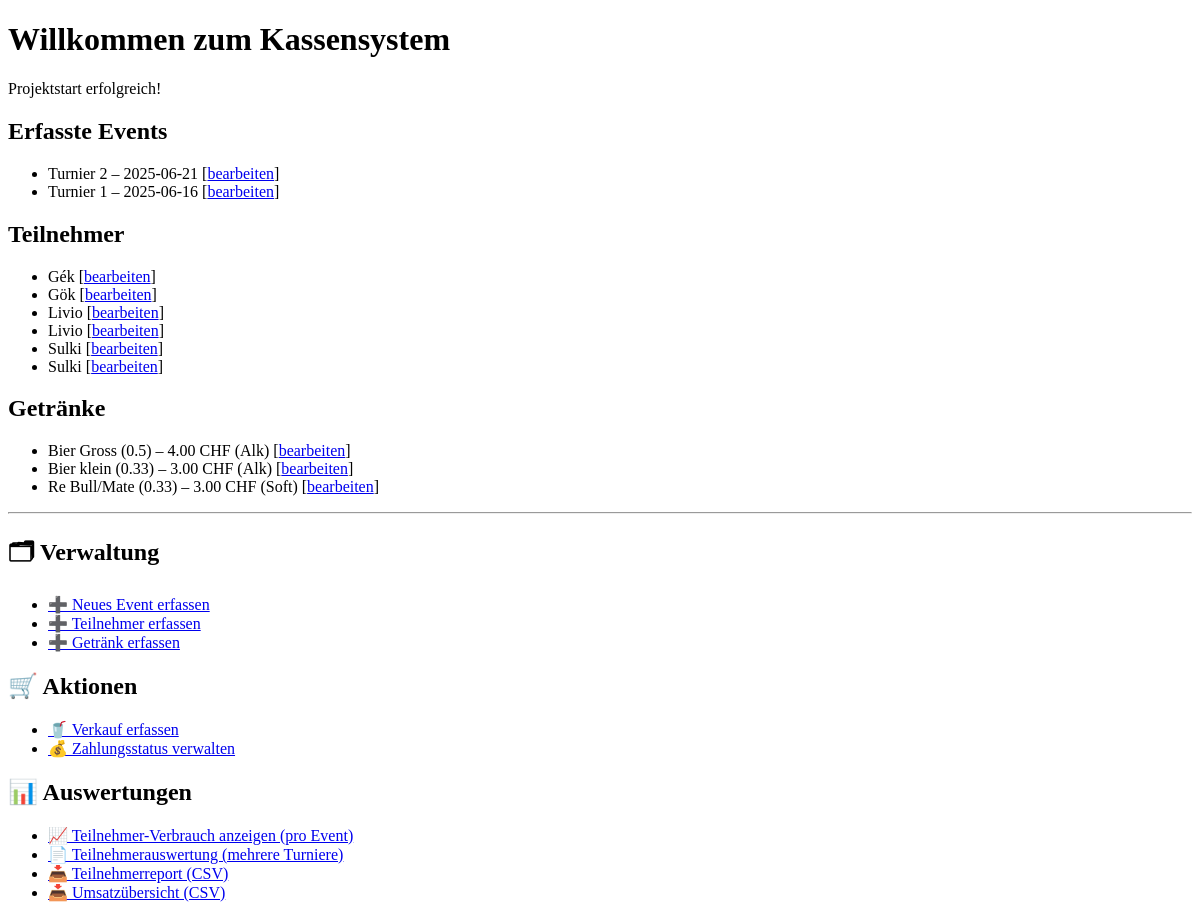
Before: / with the older database file.
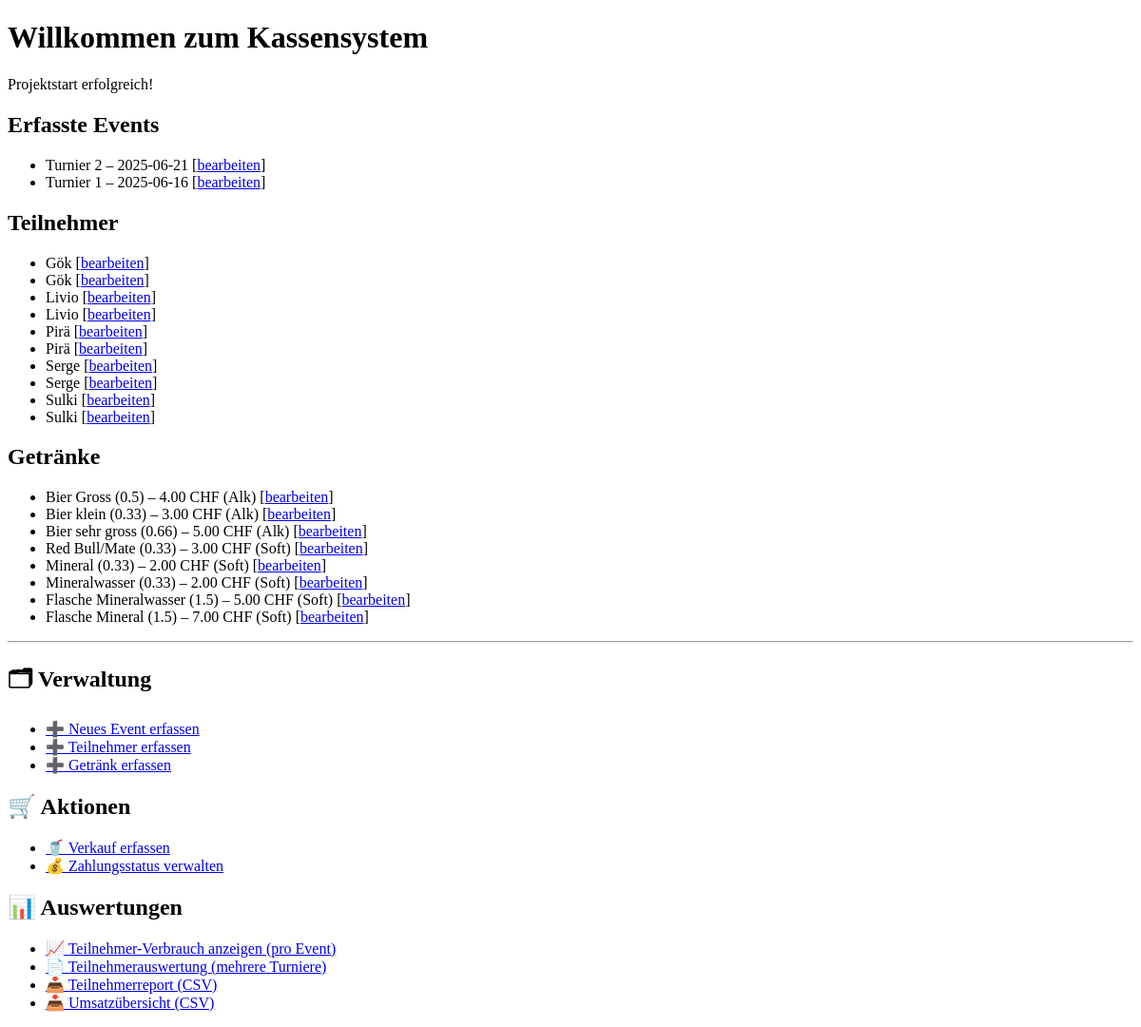
After: the same page with the newer database file.
### app/models.py (models this page shows)
class Event(db.Model):
    id = db.Column(db.Integer, primary_key=True)
    name = db.Column(db.String(100), nullable=False)
    datum = db.Column(db.Date, nullable=False)

class Teilnehmer(db.Model):
    id = db.Column(db.Integer, primary_key=True)
    name = db.Column(db.String(100), nullable=False)

class Getraenk(db.Model):
    id = db.Column(db.Integer, primary_key=True)
    name = db.Column(db.String(100), nullable=False)
    preis = db.Column(db.Float, nullable=False)
    kategorie = db.Column(db.String(50))

### app/routes.py (the view)
@app.route("/")
def index():
    events = Event.query.order_by(Event.datum.desc()).all()
    teilnehmer = Teilnehmer.query.order_by(Teilnehmer.name).all()
    getraenke = Getraenk.query.order_by(Getraenk.kategorie).all()
    return render_template("index.html", events=events, teilnehmer=teilnehmer, getraenke=getraenke)

### app/templates/index.html (shortened to what this page needs)
<!DOCTYPE html>
<html lang="de">
<head>
</head>
<body>
    <h1>Willkommen zum Kassensystem</h1>
    <p>Projektstart erfolgreich!</p>
    <h2>Erfasste Events</h2>
    {% if events %}
        <ul>
        {% for event in events %}
            <li>
                {{ event.name }} – {{ event.datum }}
                [<a href="{{ url_for('edit_event', event_id=event.id) }}">bearbeiten</a>]
            </li>
        {% endfor %}
        </ul>
    {% else %}
        <p>Keine Events erfasst.</p>
    {% endif %}
    <h2>Teilnehmer</h2>
    {% if teilnehmer %}
        <ul>
        {% for t in teilnehmer %}
            <li>{{ t.name }} [<a href="{{ url_for('edit_teilnehmer', teilnehmer_id=t.id) }}">bearbeiten</a>]</li>
        {% endfor %}
        </ul>
    {% else %}
        <p>Keine Teilnehmer erfasst.</p>
    {% endif %}
    <h2>Getränke</h2>
    {% if getraenke %}
        <ul>
        {% for g in getraenke %}
            <li>{{ g.name }} – {{ "%.2f"|format(g.preis) }} CHF ({{ g.kategorie }})
                [<a href="{{ url_for('edit_getraenk', getraenk_id=g.id) }}">bearbeiten</a>]
            </li>
        {% endfor %}
        </ul>
    {% else %}
        <p>Keine Getränke erfasst.</p>
    {% endif %}
    <hr>
    <h2>🗂 Verwaltung</h2>
    <ul>
        <li><a href="{{ url_for('create_event') }}">➕ Neues Event erfassen</a></li>
        <li><a href="{{ url_for('create_teilnehmer') }}">➕ Teilnehmer erfassen</a></li>
        <li><a href="{{ url_for('create_getraenk') }}">➕ Getränk erfassen</a></li>
    </ul>
    <h2>🛒 Aktionen</h2>
    <ul>
        <li><a href="{{ url_for('erfasse_verkauf') }}">🥤 Verkauf erfassen</a></li>
        <li><a href="{{ url_for('zahlung_verwalten') }}">💰 Zahlungsstatus verwalten</a></li>
    </ul>
    <h2>📊 Auswertungen</h2>
    <ul>
        <li><a href="{{ url_for('event_uebersicht') }}">📈 Teilnehmer-Verbrauch anzeigen (pro Event)</a></li>
        <li><a href="{{ url_for('teilnehmer_report') }}">📄 Teilnehmerauswertung (mehrere Turniere)</a></li>
        <li><a href="{{ url_for('teilnehmer_report_export') }}">📥 Teilnehmerreport (CSV)</a></li>
        <li><a href="{{ url_for('export_umsatz') }}">📥 Umsatzübersicht (CSV)</a></li>
    </ul>
</body>
</html>

Changed rows visible on the page:
changed Teilnehmer (number 1 of 10 on the later page): name "Gék" → "Gök"
added Teilnehmer: name "Pirä"
added Teilnehmer: name "Pirä"
added Teilnehmer: name "Serge"
added Teilnehmer: name "Serge"
added Getraenk: name "Bier sehr gross (0.66)", preis "5.00", kategorie "Alk"
changed Getraenk: name "Re Bull/Mate (0.33)" → "Red Bull/Mate (0.33)"
added Getraenk: name "Mineral (0.33)", preis "2.00", kategorie "Soft"
added Getraenk: name "Mineralwasser (0.33)", preis "2.00", kategorie "Soft"
added Getraenk: name "Flasche Mineralwasser (1.5)", preis "5.00", kategorie "Soft"
added Getraenk: name "Flasche Mineral (1.5)", preis "7.00", kategorie "Soft"
